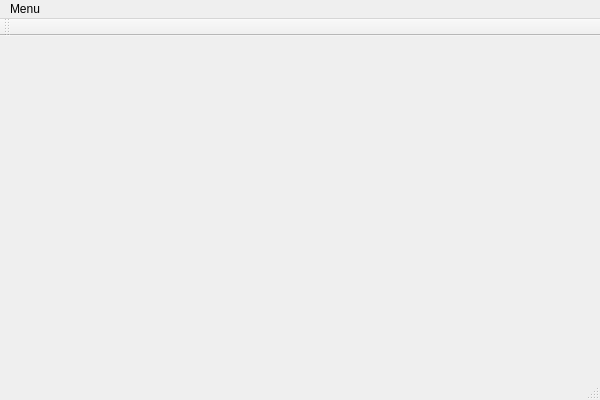
<?xml version="1.0" encoding="UTF-8"?>
<ui version="4.0">
 <class>SensorNetClass</class>
 <widget class="QMainWindow" name="SensorNetClass">
  <property name="geometry">
   <rect>
    <x>0</x>
    <y>0</y>
    <width>600</width>
    <height>400</height>
   </rect>
  </property>
  <property name="windowTitle">
   <string>SensorNet</string>
  </property>
  <widget class="QWidget" name="centralWidget"/>
  <widget class="QMenuBar" name="menuBar">
   <property name="geometry">
    <rect>
     <x>0</x>
     <y>0</y>
     <width>600</width>
     <height>22</height>
    </rect>
   </property>
   <widget class="QMenu" name="menuMenu">
    <property name="title">
     <string>Menu</string>
    </property>
    <addaction name="actionMenuQuit"/>
   </widget>
   <addaction name="menuMenu"/>
  </widget>
  <widget class="QToolBar" name="mainToolBar">
   <attribute name="toolBarArea">
    <enum>TopToolBarArea</enum>
   </attribute>
   <attribute name="toolBarBreak">
    <bool>false</bool>
   </attribute>
  </widget>
  <widget class="QStatusBar" name="statusBar"/>
  <action name="actionMenuQuit">
   <property name="text">
    <string>Quit</string>
   </property>
   <property name="shortcut">
    <string>Ctrl+Q</string>
   </property>
  </action>
 </widget>
 <layoutdefault spacing="6" margin="11"/>
 <resources>
  <include location="../../resources/resources.qrc"/>
 </resources>
 <connections/>
</ui>
